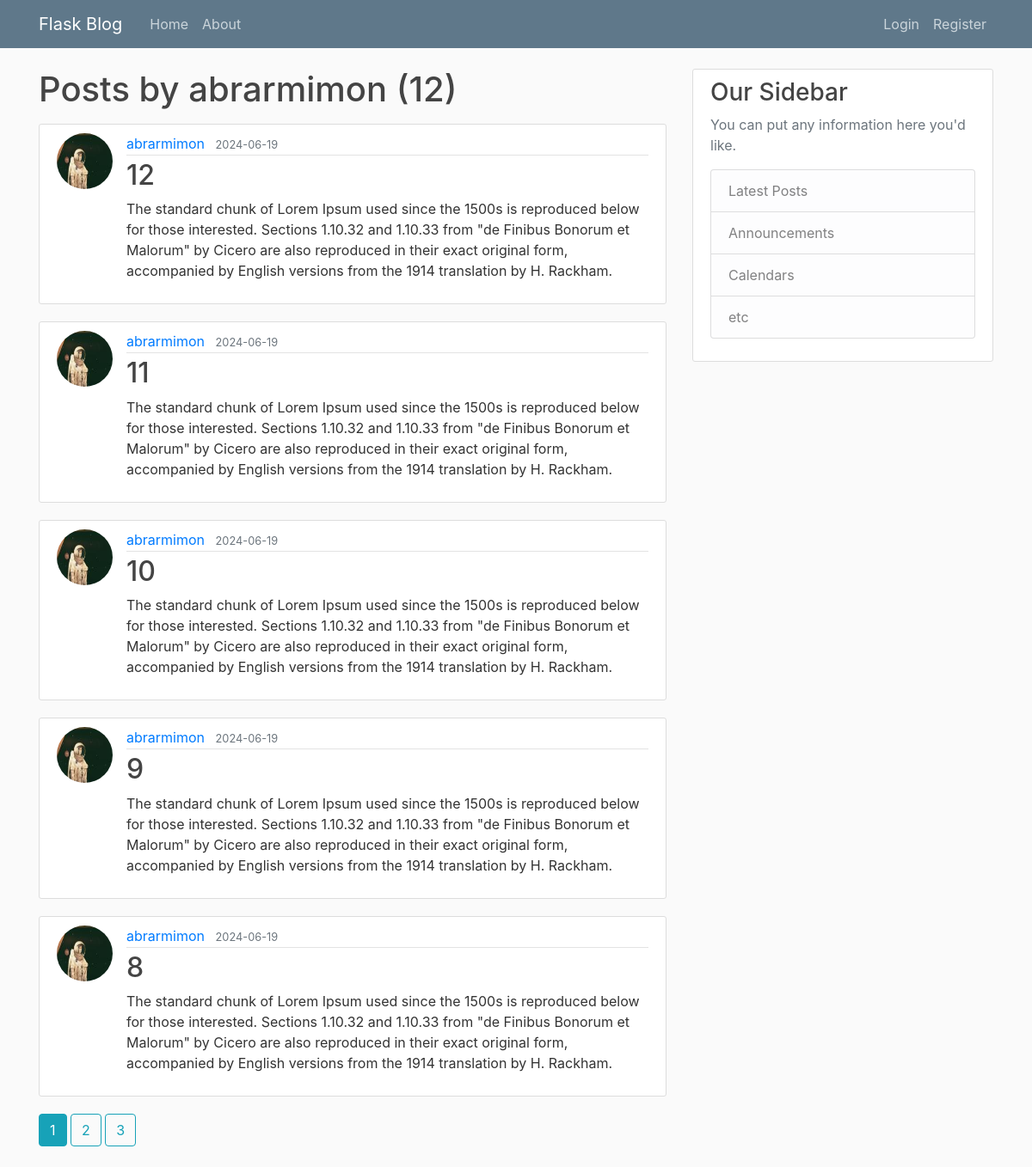
/user/abrarmimon, run on the app's committed database.
### main.py (models this page shows, shortened)
class User(db.Model, UserMixin):
    id = db.Column(db.Integer, primary_key=True)
    username = db.Column(db.String(20), unique=True, nullable=False)
    email = db.Column(db.String(120), unique=True, nullable=False)
    image_file = db.Column(db.String(20), nullable=False, default="default.jpg")
    password = db.Column(db.String(60), nullable=False)
    posts = db.relationship('Post', backref='author', lazy=True)

class Post(db.Model):
    id = db.Column(db.Integer, primary_key=True)
    title = db.Column(db.String(100), nullable=False)
    date_posted = db.Column(db.DateTime, nullable=False, default=datetime.now)
    content = db.Column(db.Text, nullable=False)
    user_id = db.Column(db.Integer, db.ForeignKey('user.id'), nullable=False)

### main.py (the view)
@app.route("/user/<string:username>")
def user_posts(username):
    page = request.args.get('page', 1, type=int)
    user = User.query.filter_by(username=username).first_or_404()
    posts = Post.query.filter_by(author=user)\
        .order_by(Post.date_posted.desc())\
        .paginate(page=page, per_page=5)
    return render_template('user_posts.html', posts=posts, user=user)

### templates/user_posts.html
{% extends "layout.html" %}
{% block content %}
    <h1 class="mb-3">Posts by {{ user.username }} ({{ posts.total }})</h1>
    {% for post in posts.items %}
        <article class="media content-section">
          <img class="rounded-circle article-img" src="{{ url_for('static', filename='profile_pics/' + post.author.image_file) }}">
          <div class="media-body">
            <div class="article-metadata">
              <a class="mr-2" href="{{ url_for('user_posts', username=post.author.username) }}">{{ post.author.username }}</a>
              <small class="text-muted">{{ post.date_posted.strftime('%Y-%m-%d') }}</small>
            </div>
            <h2><a class="article-title" href="{{ url_for('post', post_id=post.id) }}">{{ post.title }}</a></h2>
            <p class="article-content">{{ post.content }}</p>
          </div>
        </article>
    {% endfor %}
    {% for page_num in posts.iter_pages(left_edge=1, right_edge=1, left_current=1, right_current=2) %}
      {% if page_num %}
        {% if posts.page == page_num %}
          <a class="btn btn-info mb-4" href="{{ url_for('user_posts', username=user.username, page=page_num) }}">{{ page_num }}</a>
        {% else %}
          <a class="btn btn-outline-info mb-4" href="{{ url_for('user_posts', username=user.username, page=page_num) }}">{{ page_num }}</a>
        {% endif %}
      {% else %}
        ...
      {% endif %}
    {% endfor %}
{% endblock content %}

### static/main.css (style rules this page uses)
body { background: #fafafa; color: #333333; margin-top: 5rem; }
h1, h2, h3, h4, h5, h6 { color: #444444; }
.content-section { background: #ffffff; padding: 10px 20px; border: 1px solid #dddddd; border-radius: 3px; margin-bottom: 20px; }
.article-title { color: #444444; }
.article-content { white-space: pre-line; }
.article-img { height: 65px; width: 65px; margin-right: 16px; }
.article-metadata { padding-bottom: 1px; margin-bottom: 4px; border-bottom: 1px solid #e3e3e3 }

### data on the page
User: username "abrarmimon"
Post: image_file (picture), author.username "abrarmimon", date_posted "2024-06-19", title "12", content "The standard chunk of Lorem Ipsum used since the 1500s is reproduced below for those interested. Sections 1.10.32 and 1.10.33 from \"de Finibus Bonorum et Malorum\" by Cicero are also reproduced in their exact original form, accompanied by English versions from the 1914 translation by H. Rackham."
Post: image_file (picture), author.username "abrarmimon", date_posted "2024-06-19", title "11", content "The standard chunk of Lorem Ipsum used since the 1500s is reproduced below for those interested. Sections 1.10.32 and 1.10.33 from \"de Finibus Bonorum et Malorum\" by Cicero are also reproduced in their exact original form, accompanied by English versions from the 1914 translation by H. Rackham."
Post: image_file (picture), author.username "abrarmimon", date_posted "2024-06-19", title "10", content "The standard chunk of Lorem Ipsum used since the 1500s is reproduced below for those interested. Sections 1.10.32 and 1.10.33 from \"de Finibus Bonorum et Malorum\" by Cicero are also reproduced in their exact original form, accompanied by English versions from the 1914 translation by H. Rackham."
Post: image_file (picture), author.username "abrarmimon", date_posted "2024-06-19", title "9", content "The standard chunk of Lorem Ipsum used since the 1500s is reproduced below for those interested. Sections 1.10.32 and 1.10.33 from \"de Finibus Bonorum et Malorum\" by Cicero are also reproduced in their exact original form, accompanied by English versions from the 1914 translation by H. Rackham."
Post: image_file (picture), author.username "abrarmimon", date_posted "2024-06-19", title "8", content "The standard chunk of Lorem Ipsum used since the 1500s is reproduced below for those interested. Sections 1.10.32 and 1.10.33 from \"de Finibus Bonorum et Malorum\" by Cicero are also reproduced in their exact original form, accompanied by English versions from the 1914 translation by H. Rackham."

### other printed values
{{ posts.total }} "12"
{{ page_num }} "1"
{{ page_num }} "2" "3"
